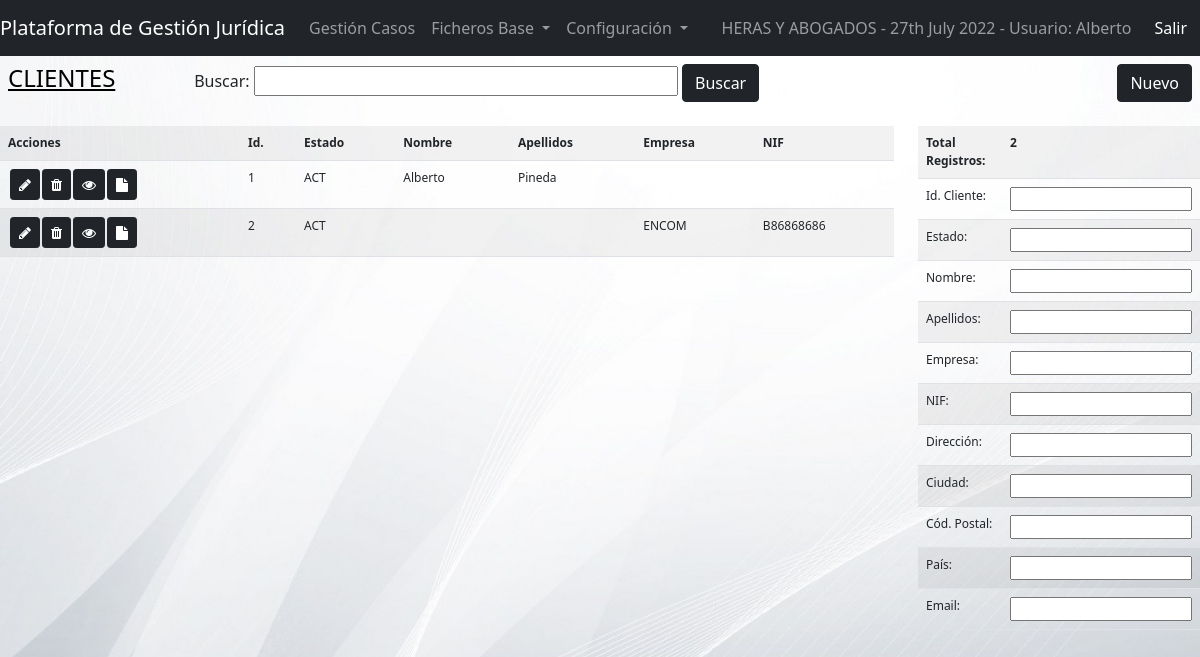
Screenshot of /view/entities.php (signed in) with the database file from the repository.
### tables this page shows
CREATE TABLE IF NOT EXISTS `entities` (
  `ENTId` int(11) NOT NULL AUTO_INCREMENT,
  `ENTType` varchar(10) NOT NULL,
  `ENTStatus` varchar(10) NOT NULL,
  `ENTName` varchar(75) DEFAULT NULL,
  `ENTLastName` varchar(100) DEFAULT NULL,
  `ENTCompany` varchar(100) DEFAULT NULL,
  `ENTFiscalId` varchar(50) DEFAULT NULL,
  `ENTAddress` varchar(175) DEFAULT NULL,
  `ENTCity` varchar(75) DEFAULT NULL,
  `ENTPostalCode` varchar(20) DEFAULT NULL,
  `ENTCountry` varchar(50) DEFAULT NULL,
  `ENTEmail` varchar(150) DEFAULT NULL,
  `ENTPhone` varchar(20) DEFAULT NULL,
  `ENTMobile` varchar(20) DEFAULT NULL,
  `ENTAccount` varchar(50) DEFAULT NULL,
  `ENTPayment` int(11) DEFAULT 0,
  `ENTPaymentDay` int(11) DEFAULT 0,
  `ENTBank` varchar(50) DEFAULT NULL,
  `ENTBillingNotes` varchar(255) DEFAULT NULL,
  `ENTNotes` varchar(255) DEFAULT NULL,
  `ENTDateInsert` datetime DEFAULT NULL,
  `ENTInsertBy` varchar(50) DEFAULT NULL,
  `ENTDateUpdate` datetime DEFAULT NULL,
  `ENTUpdateBy` varchar(50) DEFAULT NULL,
  PRIMARY KEY (`ENTId`)
);

### model/dbcrud.php (called while the page is built, shortened)
<?php
    class dbcrud {
        public function sql ($sql){
            $dbConn = new dbconn();
            $dbConn->connect();
            $conn = $dbConn->getConn();
            $result = $conn->query($sql);
            return $result;
        }
    }
?>

### controller/cntEntity.php (the view, shortened to what this page needs)
<?php
    include_once '../model/dbcrud.php';
    function selectEntities(){
        $entCrud = new dbcrud();
        if (isset ($_SESSION['entfilter'])) {
            $filter = $_SESSION['entfilter'];
            $entSQL = "SELECT * FROM entities WHERE ENTName LIKE '%:filter%' OR ENTLastName LIKE '%:filter%' OR ENTCompany LIKE '%:filter%' OR ENTFiscalId LIKE '%:filter%'";
            $entSQL = str_replace(':filter', $filter, $entSQL);
        }
        else {
            $entSQL = "SELECT * FROM entities";
        }
        echo '<tr>'
                . '<th style="width:240px">Acciones</th><th>Id.</th><th>Estado</th><th>Nombre</th><th>Apellidos</th><th>Empresa</th><th>NIF</th>'
           . '</tr>';
        $result = $entCrud->sql($entSQL);
        if ($result->num_rows > 0) {
          while($row = $result->fetch_assoc()) {
            echo '<tr><td><a href="entitydata.php?update&identity='.$row["ENTId"].'" target="_blank" class="btn btn-dark btn-sm" role="button" data-toggle="tooltip" data-placement="top" title="Editar Cliente" style="margin-left: 2px"><i class="fa fa-pencil" aria-hidden="true"></i></a>'
                    . '<a href="entitydata.php?delete&identity='.$row["ENTId"].'" target="_blank" class="btn btn-dark btn-sm" role="button" data-toggle="tooltip" data-placement="top" title="Eliminar Cliente" style="margin-left: 2px"><i class="fa fa-trash" aria-hidden="true"></i></a>'
                    . '<a href="entities.php?identity='.$row["ENTId"].'" class="btn btn-dark btn-sm" role="button" data-toggle="tooltip" data-placement="top" title="Ver Cliente" style="margin-left: 2px"><i class="fa fa-eye" aria-hidden="true"></i></a>'
                    . '<a href="docs.php?obj=ENTITES&objid='.$row["ENTId"].'" target="_blank" class="btn btn-dark btn-sm" role="button" data-toggle="tooltip" data-placement="top" title="Documentos" style="margin-left: 2px"><i class="fa fa-file" aria-hidden="true"></i></a></td>'
                    . '<td>'.$row["ENTId"].'</td><td>'.$row["ENTStatus"].'</td><td>'.$row["ENTName"].'</td><td>'
                    .$row["ENTLastName"].'</td><td>'.$row["ENTCompany"].'</td><td>'.$row["ENTFiscalId"].'</td>'
                .'</tr>';
            }
        }
        else {
            $_SESSION['numentities'] = 0;
        }
    }
    function showEntity($idEnt){
        $entCrud = new dbcrud();
        $entSQL = "SELECT * FROM entities WHERE ENTId = " . $idEnt;
        $result = $entCrud->sql($entSQL);
        if ($result->num_rows > 0) {
            while($row = $result->fetch_assoc()) {
            echo '<tr><td>Id. Cliente:</td><td><input type="text" name="entid" readonly="true" value="'.$row["ENTId"].'"></td></tr>'
                . '<tr><td>Estado:</td><td><input type="text" name="status" value="'.$row["ENTStatus"].'"></td></tr>'
                . '<tr><td>Nombre:</td><td><input type="text" name="name" value="'.$row["ENTName"].'"></td></tr>'
                . '<tr><td>Apellidos:</td><td><input type="text" name="lastname" value="'.$row["ENTLastName"].'"></td></tr>'
                . '<tr><td>Empresa:</td><td><input type="text" name="company" value="'.$row["ENTCompany"].'"></td></tr>'
                . '<tr><td>NIF:</td><td><input type="text" name="fiscalid" value="'.$row["ENTFiscalId"].'"></td></tr>'
                . '<tr><td>Dirección:</td><td><input type="text" name="address" value="'.$row["ENTAddress"].'"></td></tr>'
                . '<tr><td>Ciudad:</td><td><input type="text" name="city" value="'.$row["ENTCity"].'"></td></tr>'
                . '<tr><td>Cód. Postal:</td><td><input type="text" name="postalcode" value="'.$row["ENTPostalCode"].'"></td></tr>'
                . '<tr><td>País:</td><td><input type="text" name="country" value="'.$row["ENTCountry"].'"></td></tr>'
                . '<tr><td>Email:</td><td><input type="text" name="email" value="'.$row["ENTEmail"].'"></td></tr>';
            }
        } else {
            echo '<tr><td>Id. Cliente:</td><td><input type="text" name="entid" readonly="true" value=""></td></tr>'
                . '<tr><td>Estado:</td><td><input type="text" name="status" value=""></td></tr>'
                . '<tr><td>Nombre:</td><td><input type="text" name="name" value=""></td></tr>'
                . '<tr><td>Apellidos:</td><td><input type="text" name="lastname" value=""></td></tr>'
                . '<tr><td>Empresa:</td><td><input type="text" name="company" value=""></td></tr>'
                . '<tr><td>NIF:</td><td><input type="text" name="fiscalid" value=""></td></tr>'
                . '<tr><td>Dirección:</td><td><input type="text" name="address" value=""></td></tr>'
                . '<tr><td>Ciudad:</td><td><input type="text" name="city" value=""></td></tr>'
                . '<tr><td>Cód. Postal:</td><td><input type="text" name="postalcode" value=""></td></tr>'
                . '<tr><td>País:</td><td><input type="text" name="country" value=""></td></tr>'
                . '<tr><td>Email:</td><td><input type="text" name="email" value=""></td></tr>';
        }
    }
?>

### view/css/globalstyles.css (style rules this page uses)
.bgsilver { background-image: url('../imgs/bg04.jpg'); background-repeat: no-repeat; background-attachment: fixed; background-size: cover; }

### rows the page displays
entities: ENTId "1", ENTStatus "ACT", ENTName "Alberto", ENTLastName "Pineda"
entities: ENTId "2", ENTStatus "ACT", ENTCompany "ENCOM", ENTFiscalId "B86868686"

### other values shown
$_SESSION['username'] "Alberto"
$_SESSION['numentities'] "2"
